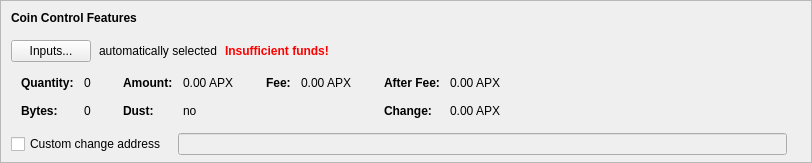
      <widget class="QFrame" name="frameCoinControl">
       <property name="sizePolicy">
        <sizepolicy hsizetype="Expanding" vsizetype="Fixed">
         <horstretch>0</horstretch>
         <verstretch>0</verstretch>
        </sizepolicy>
       </property>
       <property name="maximumSize">
        <size>
         <width>16777215</width>
         <height>16777215</height>
        </size>
       </property>
       <property name="frameShape">
        <enum>QFrame::StyledPanel</enum>
       </property>
       <property name="frameShadow">
        <enum>QFrame::Sunken</enum>
       </property>
       <layout class="QVBoxLayout" name="verticalLayoutCoinControl2">
        <property name="spacing">
         <number>0</number>
        </property>
        <property name="leftMargin">
         <number>0</number>
        </property>
        <property name="topMargin">
         <number>0</number>
        </property>
        <property name="rightMargin">
         <number>0</number>
        </property>
        <property name="bottomMargin">
         <number>6</number>
        </property>
        <item>
         <layout class="QVBoxLayout" name="verticalLayoutCoinControl" stretch="0,0,0,0,0">
          <property name="spacing">
           <number>0</number>
          </property>
          <property name="leftMargin">
           <number>10</number>
          </property>
          <property name="topMargin">
           <number>10</number>
          </property>
          <item>
           <layout class="QHBoxLayout" name="horizontalLayoutCoinControl1">
            <property name="bottomMargin">
             <number>15</number>
            </property>
            <item>
             <widget class="QLabel" name="labelCoinControlFeatures">
              <property name="sizePolicy">
               <sizepolicy hsizetype="Preferred" vsizetype="Maximum">
                <horstretch>0</horstretch>
                <verstretch>0</verstretch>
               </sizepolicy>
              </property>
              <property name="font">
               <font>
                <weight>75</weight>
                <bold>true</bold>
               </font>
              </property>
              <property name="styleSheet">
               <string notr="true">font-weight:bold;</string>
              </property>
              <property name="text">
               <string>Coin Control Features</string>
              </property>
             </widget>
            </item>
           </layout>
          </item>
          <item>
           <layout class="QHBoxLayout" name="horizontalLayoutCoinControl2" stretch="0,0,0,0">
            <property name="spacing">
             <number>8</number>
            </property>
            <property name="bottomMargin">
             <number>10</number>
            </property>
            <item>
             <widget class="QPushButton" name="pushButtonCoinControl">
              <property name="styleSheet">
               <string notr="true"/>
              </property>
              <property name="text">
               <string>Inputs...</string>
              </property>
              <property name="autoDefault">
               <bool>false</bool>
              </property>
             </widget>
            </item>
            <item>
             <widget class="QLabel" name="labelCoinControlAutomaticallySelected">
              <property name="text">
               <string>automatically selected</string>
              </property>
              <property name="margin">
               <number>5</number>
              </property>
             </widget>
            </item>
            <item>
             <widget class="QLabel" name="labelCoinControlInsuffFunds">
              <property name="font">
               <font>
                <weight>75</weight>
                <bold>true</bold>
               </font>
              </property>
              <property name="styleSheet">
               <string notr="true">color:red;font-weight:bold;</string>
              </property>
              <property name="text">
               <string>Insufficient funds!</string>
              </property>
              <property name="margin">
               <number>5</number>
              </property>
             </widget>
            </item>
            <item>
             <spacer name="horizontalSpacerCoinControl">
              <property name="orientation">
               <enum>Qt::Horizontal</enum>
              </property>
              <property name="sizeHint" stdset="0">
               <size>
                <width>40</width>
                <height>1</height>
               </size>
              </property>
             </spacer>
            </item>
           </layout>
          </item>
          <item>
           <widget class="QWidget" name="widgetCoinControl" native="true">
            <property name="sizePolicy">
             <sizepolicy hsizetype="Preferred" vsizetype="Preferred">
              <horstretch>0</horstretch>
              <verstretch>0</verstretch>
             </sizepolicy>
            </property>
            <property name="minimumSize">
             <size>
              <width>0</width>
              <height>0</height>
             </size>
            </property>
            <property name="styleSheet">
             <string notr="true"/>
            </property>
            <layout class="QHBoxLayout" name="horizontalLayoutCoinControl5">
             <property name="leftMargin">
              <number>0</number>
             </property>
             <property name="topMargin">
              <number>0</number>
             </property>
             <property name="rightMargin">
              <number>0</number>
             </property>
             <property name="bottomMargin">
              <number>0</number>
             </property>
             <item>
              <layout class="QHBoxLayout" name="horizontalLayoutCoinControl3" stretch="0,0,0,1">
               <property name="spacing">
                <number>20</number>
               </property>
               <property name="topMargin">
                <number>0</number>
               </property>
               <property name="bottomMargin">
                <number>10</number>
               </property>
               <item>
                <layout class="QFormLayout" name="formLayoutCoinControl1">
                 <property name="horizontalSpacing">
                  <number>10</number>
                 </property>
                 <property name="verticalSpacing">
                  <number>14</number>
                 </property>
                 <property name="leftMargin">
                  <number>10</number>
                 </property>
                 <property name="topMargin">
                  <number>4</number>
                 </property>
                 <property name="rightMargin">
                  <number>6</number>
                 </property>
                 <item row="0" column="0">
                  <widget class="QLabel" name="labelCoinControlQuantityText">
                   <property name="font">
                    <font>
                     <weight>75</weight>
                     <bold>true</bold>
                    </font>
                   </property>
                   <property name="text">
                    <string>Quantity:</string>
                   </property>
                   <property name="margin">
                    <number>0</number>
                   </property>
                  </widget>
                 </item>
                 <item row="0" column="1">
                  <widget class="QLabel" name="labelCoinControlQuantity">
                   <property name="cursor">
                    <cursorShape>IBeamCursor</cursorShape>
                   </property>
                   <property name="contextMenuPolicy">
                    <enum>Qt::ActionsContextMenu</enum>
                   </property>
                   <property name="text">
                    <string notr="true">0</string>
                   </property>
                   <property name="margin">
                    <number>0</number>
                   </property>
                   <property name="textInteractionFlags">
                    <set>Qt::LinksAccessibleByMouse|Qt::TextSelectableByKeyboard|Qt::TextSelectableByMouse</set>
                   </property>
                  </widget>
                 </item>
                 <item row="1" column="0">
                  <widget class="QLabel" name="labelCoinControlBytesText">
                   <property name="font">
                    <font>
                     <weight>75</weight>
                     <bold>true</bold>
                    </font>
                   </property>
                   <property name="text">
                    <string>Bytes:</string>
                   </property>
                  </widget>
                 </item>
                 <item row="1" column="1">
                  <widget class="QLabel" name="labelCoinControlBytes">
                   <property name="cursor">
                    <cursorShape>IBeamCursor</cursorShape>
                   </property>
                   <property name="contextMenuPolicy">
                    <enum>Qt::ActionsContextMenu</enum>
                   </property>
                   <property name="text">
                    <string notr="true">0</string>
                   </property>
                   <property name="textInteractionFlags">
                    <set>Qt::LinksAccessibleByMouse|Qt::TextSelectableByKeyboard|Qt::TextSelectableByMouse</set>
                   </property>
                  </widget>
                 </item>
                </layout>
               </item>
               <item>
                <layout class="QFormLayout" name="formLayoutCoinControl2">
                 <property name="horizontalSpacing">
                  <number>10</number>
                 </property>
                 <property name="verticalSpacing">
                  <number>14</number>
                 </property>
                 <property name="leftMargin">
                  <number>6</number>
                 </property>
                 <property name="topMargin">
                  <number>4</number>
                 </property>
                 <property name="rightMargin">
                  <number>6</number>
                 </property>
                 <item row="0" column="0">
                  <widget class="QLabel" name="labelCoinControlAmountText">
                   <property name="font">
                    <font>
                     <weight>75</weight>
                     <bold>true</bold>
                    </font>
                   </property>
                   <property name="text">
                    <string>Amount:</string>
                   </property>
                   <property name="margin">
                    <number>0</number>
                   </property>
                  </widget>
                 </item>
                 <item row="0" column="1">
                  <widget class="QLabel" name="labelCoinControlAmount">
                   <property name="cursor">
                    <cursorShape>IBeamCursor</cursorShape>
                   </property>
                   <property name="contextMenuPolicy">
                    <enum>Qt::ActionsContextMenu</enum>
                   </property>
                   <property name="text">
                    <string notr="true">0.00 APX</string>
                   </property>
                   <property name="textInteractionFlags">
                    <set>Qt::LinksAccessibleByMouse|Qt::TextSelectableByKeyboard|Qt::TextSelectableByMouse</set>
                   </property>
                  </widget>
                 </item>
                 <item row="1" column="0">
                  <widget class="QLabel" name="labelCoinControlLowOutputText">
                   <property name="font">
                    <font>
                     <weight>75</weight>
                     <bold>true</bold>
                    </font>
                   </property>
                   <property name="text">
                    <string>Dust:</string>
                   </property>
                  </widget>
                 </item>
                 <item row="1" column="1">
                  <widget class="QLabel" name="labelCoinControlLowOutput">
                   <property name="cursor">
                    <cursorShape>IBeamCursor</cursorShape>
                   </property>
                   <property name="contextMenuPolicy">
                    <enum>Qt::ActionsContextMenu</enum>
                   </property>
                   <property name="text">
                    <string notr="true">no</string>
                   </property>
                   <property name="textInteractionFlags">
                    <set>Qt::LinksAccessibleByMouse|Qt::TextSelectableByKeyboard|Qt::TextSelectableByMouse</set>
                   </property>
                  </widget>
                 </item>
                </layout>
               </item>
               <item>
                <layout class="QFormLayout" name="formLayoutCoinControl3">
                 <property name="horizontalSpacing">
                  <number>10</number>
                 </property>
                 <property name="verticalSpacing">
                  <number>14</number>
                 </property>
                 <property name="leftMargin">
                  <number>6</number>
                 </property>
                 <property name="topMargin">
                  <number>4</number>
                 </property>
                 <property name="rightMargin">
                  <number>6</number>
                 </property>
                 <item row="0" column="0">
                  <widget class="QLabel" name="labelCoinControlFeeText">
                   <property name="font">
                    <font>
                     <weight>75</weight>
                     <bold>true</bold>
                    </font>
                   </property>
                   <property name="text">
                    <string>Fee:</string>
                   </property>
                   <property name="margin">
                    <number>0</number>
                   </property>
                  </widget>
                 </item>
                 <item row="0" column="1">
                  <widget class="QLabel" name="labelCoinControlFee">
                   <property name="cursor">
                    <cursorShape>IBeamCursor</cursorShape>
                   </property>
                   <property name="contextMenuPolicy">
                    <enum>Qt::ActionsContextMenu</enum>
                   </property>
                   <property name="text">
                    <string notr="true">0.00 APX</string>
                   </property>
                   <property name="textInteractionFlags">
                    <set>Qt::LinksAccessibleByMouse|Qt::TextSelectableByKeyboard|Qt::TextSelectableByMouse</set>
                   </property>
                  </widget>
                 </item>
                </layout>
               </item>
               <item>
                <layout class="QFormLayout" name="formLayoutCoinControl4">
                 <property name="horizontalSpacing">
                  <number>10</number>
                 </property>
                 <property name="verticalSpacing">
                  <number>14</number>
                 </property>
                 <property name="leftMargin">
                  <number>6</number>
                 </property>
                 <property name="topMargin">
                  <number>4</number>
                 </property>
                 <property name="rightMargin">
                  <number>6</number>
                 </property>
                 <item row="0" column="0">
                  <widget class="QLabel" name="labelCoinControlAfterFeeText">
                   <property name="font">
                    <font>
                     <weight>75</weight>
                     <bold>true</bold>
                    </font>
                   </property>
                   <property name="text">
                    <string>After Fee:</string>
                   </property>
                   <property name="margin">
                    <number>0</number>
                   </property>
                  </widget>
                 </item>
                 <item row="0" column="1">
                  <widget class="QLabel" name="labelCoinControlAfterFee">
                   <property name="cursor">
                    <cursorShape>IBeamCursor</cursorShape>
                   </property>
                   <property name="contextMenuPolicy">
                    <enum>Qt::ActionsContextMenu</enum>
                   </property>
                   <property name="text">
                    <string notr="true">0.00 APX</string>
                   </property>
                   <property name="textInteractionFlags">
                    <set>Qt::LinksAccessibleByMouse|Qt::TextSelectableByKeyboard|Qt::TextSelectableByMouse</set>
                   </property>
                  </widget>
                 </item>
                 <item row="1" column="0">
                  <widget class="QLabel" name="labelCoinControlChangeText">
                   <property name="font">
                    <font>
                     <weight>75</weight>
                     <bold>true</bold>
                    </font>
                   </property>
                   <property name="text">
                    <string>Change:</string>
                   </property>
                  </widget>
                 </item>
                 <item row="1" column="1">
                  <widget class="QLabel" name="labelCoinControlChange">
                   <property name="cursor">
                    <cursorShape>IBeamCursor</cursorShape>
                   </property>
                   <property name="contextMenuPolicy">
                    <enum>Qt::ActionsContextMenu</enum>
                   </property>
                   <property name="text">
                    <string notr="true">0.00 APX</string>
                   </property>
                   <property name="textInteractionFlags">
                    <set>Qt::LinksAccessibleByMouse|Qt::TextSelectableByKeyboard|Qt::TextSelectableByMouse</set>
                   </property>
                  </widget>
                 </item>
                </layout>
               </item>
              </layout>
             </item>
            </layout>
           </widget>
          </item>
          <item>
           <layout class="QHBoxLayout" name="horizontalLayoutCoinControl4" stretch="0,0,0">
            <property name="spacing">
             <number>12</number>
            </property>
            <property name="sizeConstraint">
             <enum>QLayout::SetDefaultConstraint</enum>
            </property>
            <property name="topMargin">
             <number>5</number>
            </property>
            <property name="rightMargin">
             <number>5</number>
            </property>
            <item>
             <widget class="QCheckBox" name="checkBoxCoinControlChange">
              <property name="toolTip">
               <string>If this is activated, but the change address is empty or invalid, change will be sent to a newly generated address.</string>
              </property>
              <property name="text">
               <string>Custom change address</string>
              </property>
             </widget>
            </item>
            <item>
             <widget class="QValidatedLineEdit" name="lineEditCoinControlChange">
              <property name="enabled">
               <bool>false</bool>
              </property>
              <property name="sizePolicy">
               <sizepolicy hsizetype="Expanding" vsizetype="Fixed">
                <horstretch>0</horstretch>
                <verstretch>0</verstretch>
               </sizepolicy>
              </property>
             </widget>
            </item>
            <item>
             <widget class="QLabel" name="labelCoinControlChangeLabel">
              <property name="sizePolicy">
               <sizepolicy hsizetype="Preferred" vsizetype="Expanding">
                <horstretch>0</horstretch>
                <verstretch>0</verstretch>
               </sizepolicy>
              </property>
              <property name="minimumSize">
               <size>
                <width>0</width>
                <height>0</height>
               </size>
              </property>
              <property name="text">
               <string/>
              </property>
              <property name="margin">
               <number>3</number>
              </property>
             </widget>
            </item>
           </layout>
          </item>
          <item>
           <spacer name="verticalSpacerCoinControl">
            <property name="orientation">
             <enum>Qt::Vertical</enum>
            </property>
            <property name="sizeHint" stdset="0">
             <size>
              <width>800</width>
              <height>1</height>
             </size>
            </property>
           </spacer>
          </item>
         </layout>
        </item>
       </layout>
      </widget>
